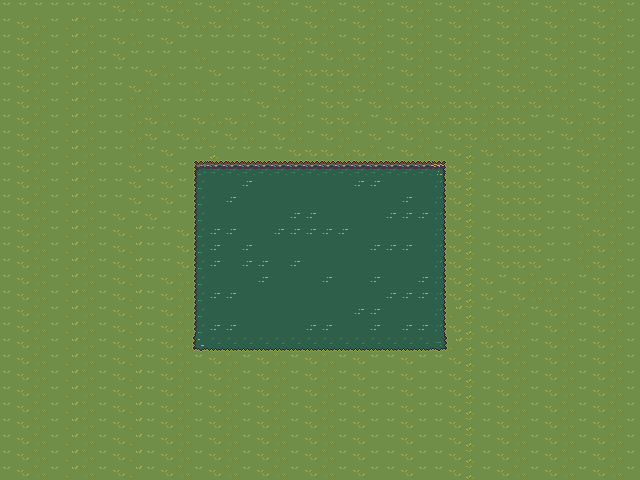

The image is a tile-based game level rendered from a .tmx file. Its description and complete source (layers, tilesets, objects, tile grids) follow:
An orthogonal 40x30 tile map with 16x16 px tiles, 1 tile layer (Tile Layer 1), 2 tilesets.

<map version="1.10" tiledversion="1.11.0" orientation="orthogonal" renderorder="right-down" width="40" height="30" tilewidth="16" tileheight="16" infinite="0" nextlayerid="2" nextobjectid="1">
 <tileset firstgid="1" source="../tsx/TilesetFloor.tsx" />
 <tileset firstgid="166" source="../tsx/Tileset_water.tsx" />
 <layer id="1" name="Tile Layer 1" width="40" height="30">
  <data encoding="csv">
56,56,56,56,56,56,56,57,58,56,57,58,56,57,58,56,57,58,56,57,58,56,57,58,56,57,58,56,57,58,56,57,58,56,57,58,56,57,58,56,
56,57,58,56,60,58,56,56,56,56,56,57,58,57,58,56,57,58,56,57,58,56,57,58,56,57,58,56,57,58,56,57,58,56,57,58,56,57,58,56,
56,57,58,56,60,58,56,57,58,56,57,56,56,56,56,56,56,57,58,57,58,56,57,58,56,57,58,56,57,58,56,57,58,56,57,58,56,57,58,56,
56,57,58,56,60,58,56,57,56,56,56,56,58,56,56,56,57,57,58,56,57,58,57,58,56,57,58,56,57,58,56,57,58,56,57,58,56,57,58,56,
56,57,58,56,60,58,56,56,56,57,58,56,56,57,56,56,56,57,58,57,57,57,58,58,56,57,58,56,57,58,56,57,58,56,57,58,56,57,58,56,
56,57,58,56,60,58,56,56,57,58,56,56,58,56,56,58,56,57,58,56,57,58,57,58,56,57,58,56,57,58,56,57,57,58,57,58,56,57,58,56,
56,57,58,56,60,58,56,56,58,58,56,56,56,56,56,56,57,58,58,56,57,57,56,57,58,57,57,58,57,57,58,57,58,57,58,58,56,57,58,56,
56,57,58,56,60,58,56,56,58,57,58,56,57,58,57,58,56,57,58,56,57,57,58,56,57,58,57,58,57,57,58,57,57,56,56,57,58,57,58,56,
56,57,58,56,60,58,56,56,58,57,56,57,58,56,57,58,56,57,58,56,57,58,56,57,56,57,58,56,57,57,58,57,57,57,56,57,58,57,58,56,
56,57,58,56,60,58,56,56,58,56,57,56,56,61,56,56,56,56,57,57,57,58,57,58,56,57,58,56,57,61,57,58,57,57,56,56,57,58,58,56,
56,57,58,56,60,58,56,56,57,56,57,56,166,204,204,204,204,204,204,204,204,204,204,204,204,204,204,280,57,61,56,57,57,57,56,56,57,58,58,56,
56,57,58,56,60,58,56,56,57,56,57,56,318,328,328,309,328,328,328,328,328,328,309,309,328,328,328,171,57,61,56,57,57,57,56,56,57,58,58,56,
56,57,58,56,60,58,56,56,57,56,57,56,318,328,309,328,328,328,328,328,328,328,328,328,328,309,328,171,57,61,56,57,57,57,56,56,57,58,58,56,
56,57,58,56,60,58,56,57,56,57,56,56,318,328,328,328,328,328,309,309,328,328,328,328,309,309,309,171,57,61,56,57,57,57,56,56,57,58,58,56,
56,57,58,56,60,58,56,57,60,56,56,57,318,309,309,328,328,309,309,309,309,309,328,328,328,328,328,171,57,61,56,57,57,57,56,56,58,57,58,56,
56,57,58,56,60,58,56,57,60,56,56,57,318,309,328,309,328,328,328,328,328,328,328,309,309,309,328,171,57,61,56,57,57,57,56,56,58,57,58,56,
56,57,58,56,60,58,56,57,60,56,56,57,318,309,328,309,309,328,309,328,328,328,328,328,328,328,328,171,57,61,56,57,57,57,56,56,58,57,58,56,
56,57,58,56,60,58,56,57,60,56,57,58,318,328,328,328,309,328,328,328,309,328,328,309,328,328,309,171,57,61,57,56,57,58,57,58,56,57,58,56,
56,57,58,56,60,58,56,57,60,56,57,58,318,309,309,328,328,328,328,328,328,328,328,328,309,309,309,171,57,61,57,56,57,58,58,58,56,57,58,56,
56,57,58,56,60,58,56,57,60,56,57,58,318,328,328,328,328,328,328,328,328,328,309,309,328,328,328,171,60,61,56,57,58,56,57,58,56,57,58,56,
56,57,58,56,60,58,56,57,60,56,57,58,318,309,309,328,328,328,328,309,309,328,328,309,328,309,309,171,57,61,57,58,58,56,57,58,56,57,58,56,
56,57,58,56,60,58,56,57,60,56,57,58,247,285,285,285,285,285,285,285,285,285,285,285,285,285,285,361,60,61,57,57,58,56,57,58,56,57,58,56,
56,57,58,56,60,58,56,57,60,56,57,58,56,57,58,56,57,58,56,57,58,56,57,56,56,57,56,56,57,61,56,57,58,56,57,58,56,57,58,56,
56,57,58,56,60,58,56,57,60,56,57,58,56,57,58,56,57,58,56,57,58,56,57,56,56,57,56,56,57,61,56,57,58,56,57,58,56,57,58,56,
56,57,58,56,60,58,56,57,60,56,57,58,56,57,58,56,57,58,56,57,58,56,57,56,56,57,56,56,57,61,56,57,58,56,57,58,56,57,58,56,
56,57,58,56,60,58,56,57,60,56,57,58,56,57,58,56,57,58,56,57,58,56,57,56,56,57,56,56,57,61,56,57,58,56,57,58,56,57,58,56,
56,57,58,56,60,58,56,57,60,56,57,58,56,57,58,56,57,58,56,57,58,56,57,56,56,57,56,56,57,61,56,57,58,56,57,58,56,57,58,56,
56,57,58,56,60,58,56,57,60,56,57,58,56,57,58,56,57,58,56,57,58,56,57,56,56,57,56,56,57,61,56,57,58,56,57,58,56,57,58,56,
56,57,58,56,60,58,56,57,60,56,57,58,56,57,58,56,57,58,56,57,58,56,57,56,56,57,56,56,57,61,56,57,58,56,57,58,56,57,58,56,
56,57,58,56,60,58,56,57,60,56,57,58,56,57,58,56,57,58,56,57,58,56,57,56,56,57,56,56,57,61,56,57,58,56,57,58,56,57,58,56
</data>
 </layer>
</map>
